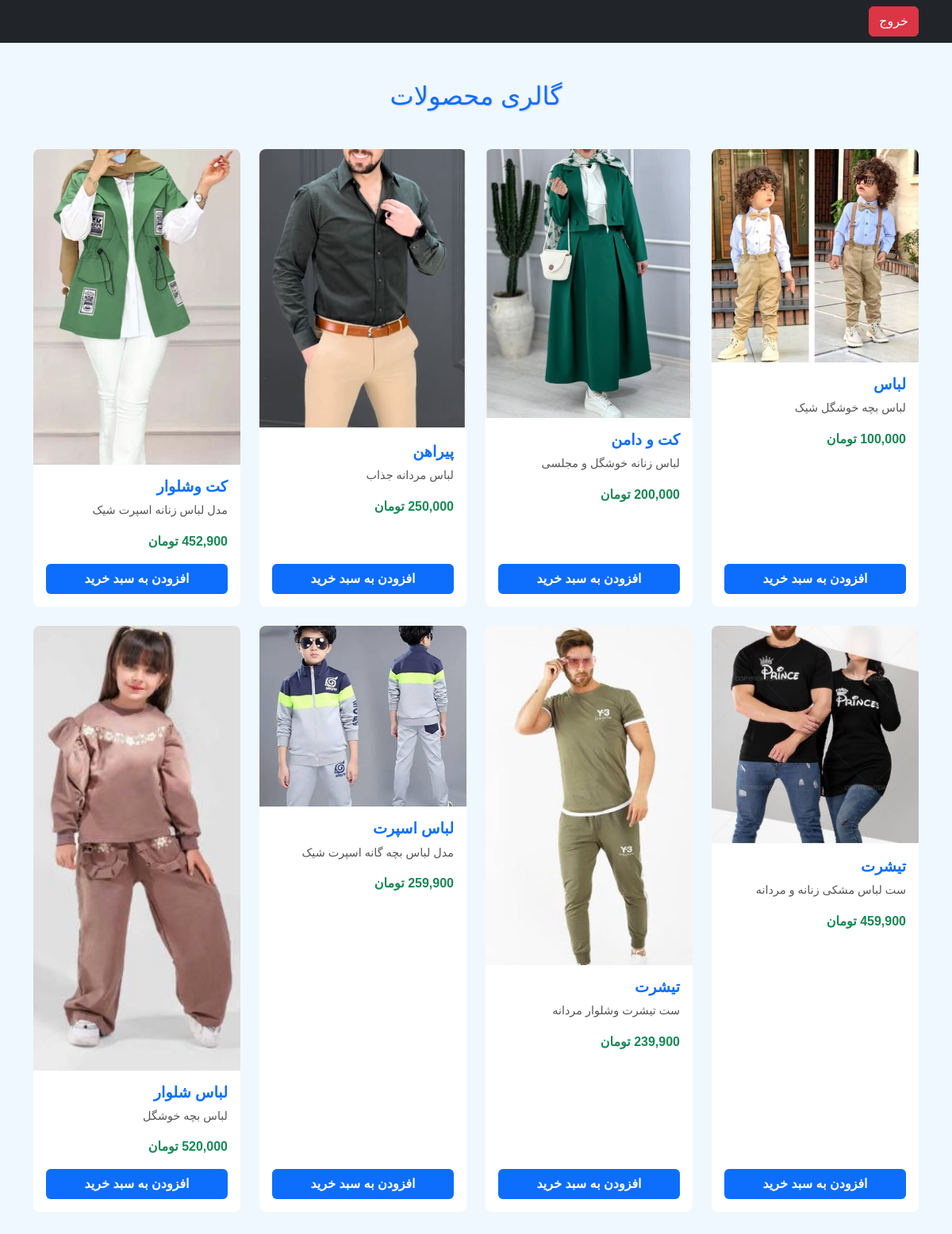
The page /galary.php (signed in) on the database its author committed.
### tables this page shows
CREATE TABLE `products` (
  `id` int(11) NOT NULL,
  `name` varchar(255) NOT NULL,
  `price` int(11) NOT NULL,
  `description` text DEFAULT NULL,
  `image` varchar(255) DEFAULT NULL
);

### galary.php (the view, shortened to what this page needs)
<?php
 $pdo=getDBConnection();
 $stmt = $pdo->query("SELECT * FROM products");
 $products = $stmt->fetchAll();
?>
<!DOCTYPE html>
<html lang="fa" dir="rtl">
<head>
  <link href="https://cdn.jsdelivr.net/npm/bootstrap@5.3.2/dist/css/bootstrap.rtl.min.css" rel="stylesheet">
</head>
<body>
 <nav class="navbar navbar-expand-lg navbar-dark bg-dark">
  <div class="container">
      <form method="post" class="logout-btn">
        <button type="submit" name="logout" class="btn btn-danger">خروج</button>
      </form>
  </div>
 </nav>
  <div class="container py-5">
    <h2 class="text-center mb-5 gallery-title">گالری محصولات</h2>
    <div class="row g-4">
      <?php foreach ($products as $product): ?>
      <div class="col-12 col-sm-6 col-md-4 col-lg-3">
        <div class="card h-100">
          <img src="assets/<?= $product['image'] ?>" class="card-img-top" alt="<?= $product['name'] ?>">
          <div class="card-body d-flex flex-column">
            <h5 class="product-title"><?= $product['name'] ?></h5>
            <p class="product-desc"><?= $product['description'] ?></p>
            <p class="product-price"><?= number_format($product['price']) ?> تومان</p>
            <button class="btn btn-buy mt-auto w-100">افزودن به سبد خرید</button>
          </div>
        </div>
      </div>
      <?php endforeach; ?>
    </div>
  </div>
</body>
</html>

### galary.php (style rules this page uses)
body { background-color: #f0f8ff; font-family: "IRANSans", sans-serif; }
.gallery-title { color: #0d6efd; text-shadow: 1px 1px 2px #ccc; }
.card-img-top { transition: transform 0.3s ease; border-top-left-radius: 0.5rem; border-top-right-radius: 0.5rem; }
.card { border: none; border-radius: 0.5rem; transition: box-shadow 0.3s ease; }
.product-title { font-size: 1.2rem; font-weight: bold; color: #0d6efd; }
.product-price { color: #198754; font-weight: bold; }
.product-desc { font-size: 0.9rem; color: #555; }
.btn-buy { background-color: #0d6efd; color: white; font-weight: bold; }

### rows shown on the page
products: image (picture), name "لباس", description "لباس بچه خوشگل شیک", price "100,000"
products: image (picture), name "کت و دامن", description "لباس زنانه خوشگل و مجلسی", price "200,000"
products: image (picture), name "پیراهن", description "لباس مردانه جذاب", price "250,000"
products: image (picture), name "کت وشلوار", description "مدل لباس زنانه اسپرت شیک", price "452,900"
products: image (picture), name "تیشرت", description "ست لباس مشکی زنانه و مردانه", price "459,900"
products: image (picture), name "تیشرت", description "ست تیشرت وشلوار مردانه", price "239,900"
products: image (picture), name "لباس اسپرت", description "مدل لباس بچه گانه اسپرت شیک", price "259,900"
products: image (picture), name "لباس شلوار", description "لباس بچه خوشگل", price "520,000"
